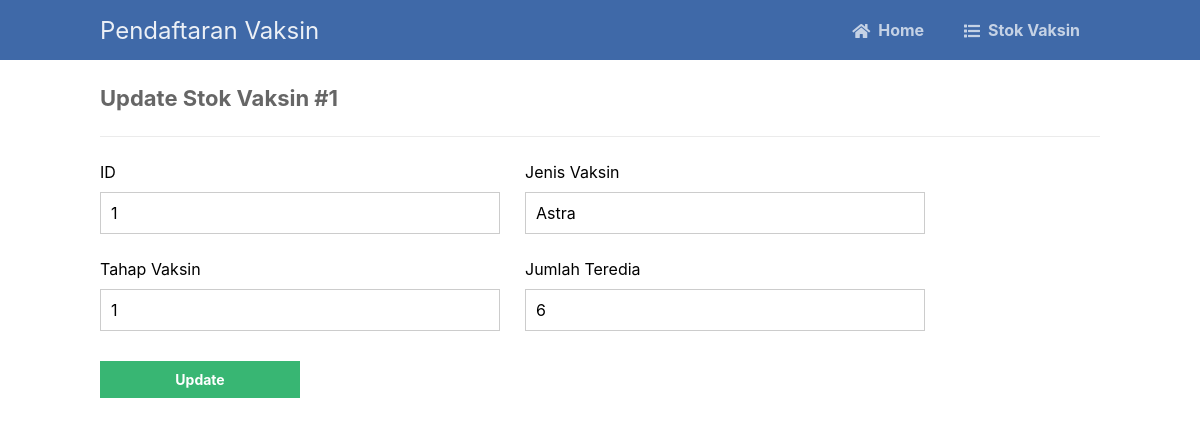
Page /stok_vaksin/update.php?id=1 on the committed database.
### tables this page shows
CREATE TABLE `stok_vaksin` (
  `id` int(3) NOT NULL,
  `jenis_vaksin` varchar(50) NOT NULL,
  `tahap_vaksin` varchar(3) NOT NULL,
  `jumlah_tersedia` varchar(20) NOT NULL
);

### stok_vaksin/update.php (the view, shortened to what this page needs)
<?php
include 'functions.php';
$pdo = pdo_connect_mysql();
if (isset($_GET['id'])) {
    $stmt = $pdo->prepare('SELECT * FROM stok_vaksin WHERE id = ?');
    $stmt->execute([$_GET['id']]);
    $contact = $stmt->fetch(PDO::FETCH_ASSOC);
} else {
    exit('No ID specified!');
}
?>
<?=template_header('Read')?>
<div class="content update">
	<h2>Update Stok Vaksin #<?=$contact['id']?></h2>
    <form action="update.php?id=<?=$contact['id']?>"method="post">
        <label for="id">ID</label>
        <label for="jenis_vaksin">Jenis Vaksin</label>
        <input type="varchar" name="id" value="<?=$contact['id']?>" id="id">
        <input type="varchar" name="jenis_vaksin" value="<?=$contact['jenis_vaksin']?>" id="jenis_vaksin">
        <label for="tahap_vaksin">Tahap Vaksin</label>
        <label for="jumlah_tersedia">Jumlah Teredia</label>
        <input type="varchar" name="tahap_vaksin" value="<?=$contact['tahap_vaksin']?>" id="tahap_vaksin">
        <input type="varchar" name="jumlah_tersedia" value="<?=$contact['jumlah_tersedia']?>" id="jumlah_tersedia">
        <input type="submit" value="Update">
    </form>
</div>
<?=template_footer()?>

### stok_vaksin/style.css (style rules this page uses)
* { box-sizing: border-box; font-family: -apple-system, BlinkMacSystemFont, "segoe ui", roboto, oxygen, ubuntu, cantarell, "fira sans", "droid sans", "helvetica neue", Arial, sans-serif; font-size: 16px; -webkit-font-smoothing: antialiased; -moz-osx-font-smoothing: grayscale; }
body { background-color: #FFFFFF; margin: 0; }
.content { width: 1000px; margin: 0 auto; }
.content h2 { margin: 0; padding: 25px 0; font-size: 22px; border-bottom: 1px solid #ebebeb; color: #666666; }
.update form { padding: 15px 0; display: flex; flex-flow: wrap; }
.update form label { display: inline-flex; width: 400px; padding: 10px 0; margin-right: 25px; }
.update form input { padding: 10px; width: 400px; margin-right: 25px; margin-bottom: 15px; border: 1px solid #cccccc; }
.update form input[type="submit"] { display: block; background-color: #38b673; border: 0; font-weight: bold; font-size: 14px; color: #FFFFFF; cursor: pointer; width: 200px; margin-top: 15px; }

### rows in the picture
stok_vaksin: id "1", jenis_vaksin "Astra", tahap_vaksin "1", jumlah_tersedia "6"
